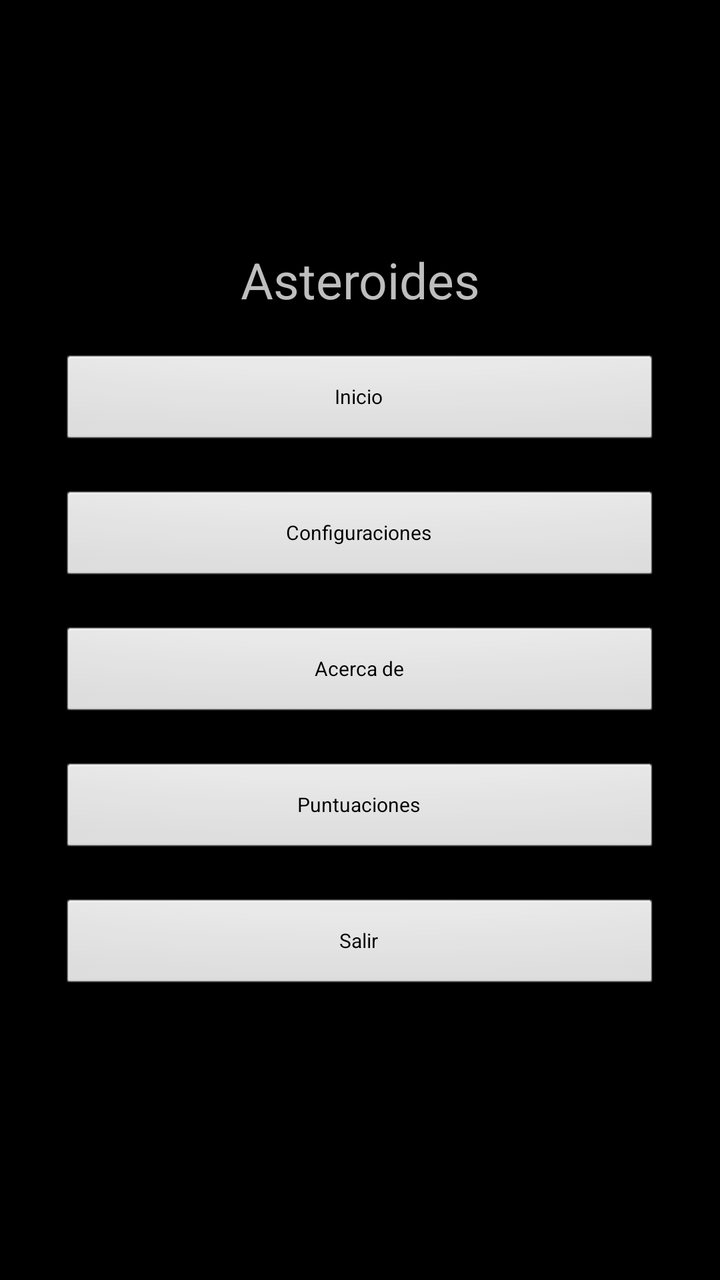
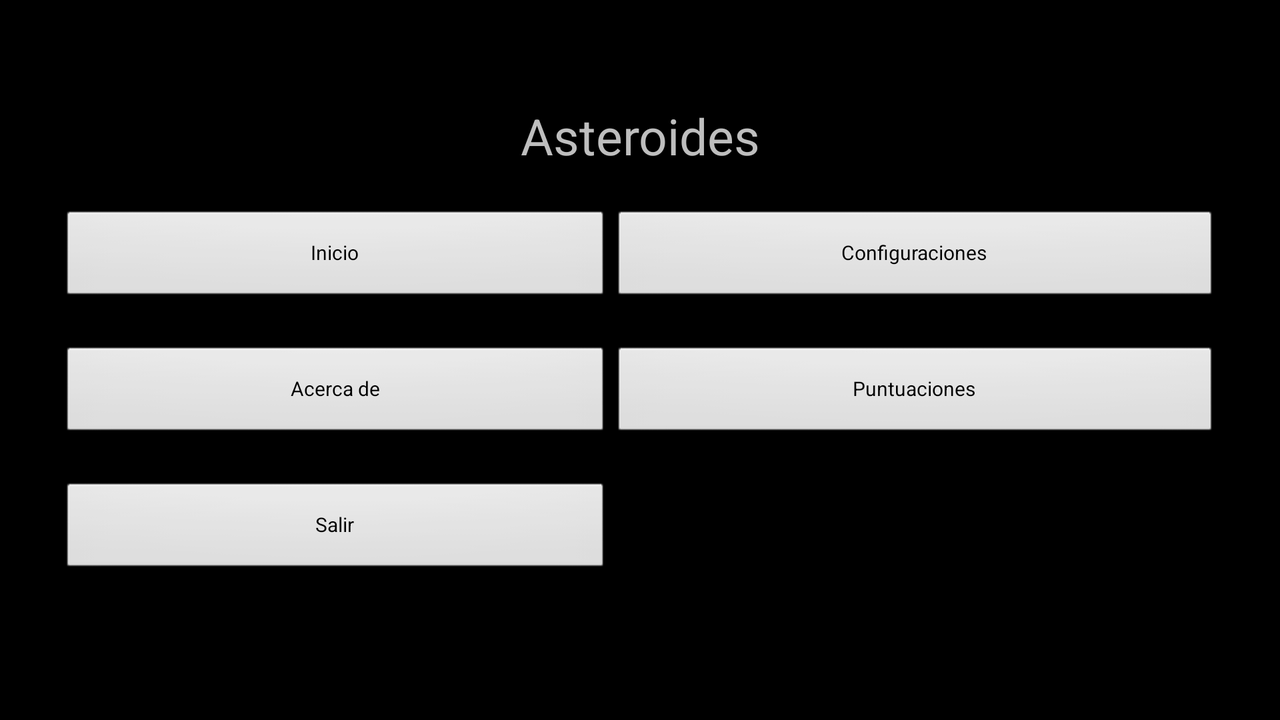

An Android layout and its configuration variant, each rendered on a device that would load it. The default file and the variant file are quoted in full after the pictures.
<!-- AndroidManifest.xml: application theme TemaAsteroides -->
<!-- res/layout/main.xml -->
<LinearLayout xmlns:android="http://schemas.android.com/apk/res/android"
    xmlns:tools="http://schemas.android.com/tools"
    style="@style/LinearLayoutAsteroidesInicio"
    android:orientation="vertical" >
    
    <TextView 
        style="@style/TextoAsteroides"
        android:text="@string/titulo_aplicacion"/>
    
    
    <Button android:id="@+id/boton_arrancar"
		
	  style="@style/TextoAsteroides.Botones"	
	
      android:text="@string/arrancar"/>
    
    
    <Button android:id="@+id/boton_configurar"
		
	 style="@style/TextoAsteroides.Botones"	

      android:text="@string/configuraciones"/>
    
    
   <Button android:id="@+id/boton_acerca_de"

	 style="@style/TextoAsteroides.Botones"

     android:text="@string/acerca_de"/> 
      
    
    <Button android:id="@+id/boton_puntuaciones"
        
	  style="@style/TextoAsteroides.Botones"
      
      android:text="@string/puntuaciones"/> 
    
    <Button android:id="@+id/boton_salir"
        
	  style="@style/TextoAsteroides.Botones"
      
      android:text="@string/salir"/> 
    
</LinearLayout>
<!-- resources referenced by this layout -->
<resources>
  <string name="acerca_de">Acerca de</string>
  <string name="arrancar">Inicio</string>
  <string name="configuraciones">Configuraciones</string>
  <string name="puntuaciones">Puntuaciones</string>
  <string name="salir">Salir</string>
  <string name="titulo_aplicacion">Asteroides</string>
  <style name="LinearLayoutAsteroidesInicio">
         <item name="android:layout_width">fill_parent</item>
         <item name="android:layout_height">fill_parent</item>
         <item name="android:gravity">center</item>
         <item name="android:padding">30dip</item>
         <item name="android:orientation">vertical</item> 
      </style>
  <style name="TextoAsteroides">
         <item name="android:layout_width">fill_parent</item>
         <item name="android:layout_height">wrap_content</item>
     	   <item name="android:gravity">center</item>
     	   <item name="android:textSize">25sp</item>
     	   <item name="android:layout_marginBottom">20dip</item>
      </style>
  <style name="TextoAsteroides.Botones">
          <item name="android:textSize">10sp</item>
      </style>
  <style name="TemaAsteroides" parent="android:style/Theme.NoTitleBar">
          
      </style>
</resources>
<!-- res/layout-land/main.xml (the repository's variant of the layout above) -->
<!-- drawn on the phone turned sideways -->
<LinearLayout 
    xmlns:android="http://schemas.android.com/apk/res/android"
    
    xmlns:tools="http://schemas.android.com/tools"
    
   	style="@style/LinearLayoutAsteroidesInicio">
    
    <TextView 

      style="@style/TextoAsteroides"
      
      android:text="@string/titulo_aplicacion"/>
    
    <TableLayout 
            style="@style/TableLayoutLandAsteroidesInicio">
    
    	<TableRow
    	    android:layout_height="wrap_content">
	    
		    <Button
		        android:id="@+id/boton_arrancar"
		        style="@style/TextoAsteroides.Botones"
		        android:layout_marginBottom="5dp"
		        android:text="@string/arrancar" />
		    
		    <Button android:id="@+id/boton_configurar"
		
		     style="@style/TextoAsteroides.Botones"
		
		      android:text="@string/configuraciones"/>
	   
	    </TableRow> 
	   
        <TableRow
            android:layout_height="wrap_content">	 
    		
		   <Button android:id="@+id/boton_acerca_de"
		
		      style="@style/TextoAsteroides.Botones"
		
		      android:text="@string/acerca_de"/> 
		      
		    
		    <Button android:id="@+id/boton_puntuaciones"
		
		      style="@style/TextoAsteroides.Botones"
		
		      android:text="@string/puntuaciones"/> 
		      
	    </TableRow>
	    
        <TableRow
            android:layout_height="wrap_content">
		    	 
            <Button android:id="@+id/boton_salir"
		
		      style="@style/TextoAsteroides.Botones"
		
		      android:text="@string/salir"/> 
    	</TableRow>
	    
    </TableLayout>
</LinearLayout>
<!-- resources referenced by the variant -->
<!-- as the phone turned sideways resolves them -->
<resources>
  <string name="acerca_de">Acerca de</string>
  <string name="arrancar">Inicio</string>
  <string name="configuraciones">Configuraciones</string>
  <string name="puntuaciones">Puntuaciones</string>
  <string name="salir">Salir</string>
  <string name="titulo_aplicacion">Asteroides</string>
  <style name="LinearLayoutAsteroidesInicio">
         <item name="android:layout_width">fill_parent</item>
         <item name="android:layout_height">fill_parent</item>
         <item name="android:gravity">center</item>
         <item name="android:padding">30dip</item>
         <item name="android:orientation">vertical</item> 
      </style>
  <style name="TableLayoutLandAsteroidesInicio">
         <item name="android:layout_width">fill_parent</item>
         <item name="android:layout_height">wrap_content</item>
         <item name="android:gravity">center</item>
         <item name="android:stretchColumns">*</item>
      </style>
  <style name="TextoAsteroides">
         <item name="android:layout_width">fill_parent</item>
         <item name="android:layout_height">wrap_content</item>
     	   <item name="android:gravity">center</item>
     	   <item name="android:textSize">25sp</item>
     	   <item name="android:layout_marginBottom">20dip</item>
      </style>
  <style name="TextoAsteroides.Botones">
          <item name="android:textSize">10sp</item>
      </style>
  <style name="TemaAsteroides" parent="android:style/Theme.NoTitleBar">
          
      </style>
</resources>
